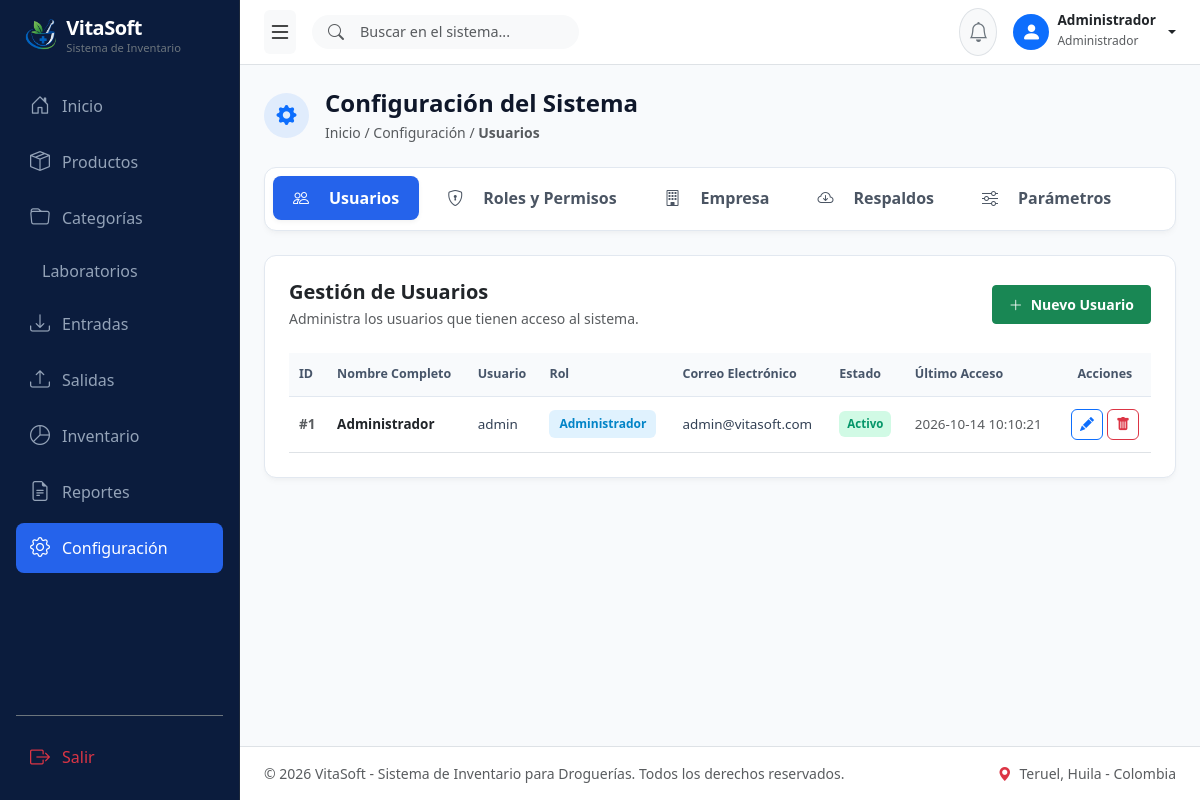
The page /configuracion.php (signed in) on the database its author committed.
### tables this page shows
CREATE TABLE `usuarios` (
  `id` int NOT NULL,
  `nombre` varchar(120) NOT NULL,
  `usuario` varchar(60) NOT NULL,
  `correo` varchar(150) NOT NULL,
  `password` varchar(255) NOT NULL,
  `rol_id` int NOT NULL,
  `estado` enum('Activo','Inactivo') NOT NULL DEFAULT 'Activo',
  `fecha_registro` datetime NOT NULL DEFAULT CURRENT_TIMESTAMP,
  `ultimo_acceso` datetime DEFAULT NULL
);

CREATE TABLE `roles` (
  `id` int NOT NULL,
  `nombre` varchar(50) NOT NULL,
  `descripcion` varchar(255) DEFAULT NULL,
  `estado` enum('Activo','Inactivo') NOT NULL DEFAULT 'Activo'
);

### configuracion.php (the view, shortened to what this page needs)
<?php
require_once "config/conexion.php";
$conn =$conexion;
$seccion =$_GET['seccion'] ?? 'usuarios';
$cols_u = [];
$res_cols =$conn->query("SHOW COLUMNS FROM usuarios");
if ($res_cols) {
    while ($r_c =$res_cols->fetch_assoc()) {
        $cols_u[] = strtolower($r_c['Field']);
    }
}
$col_nombre_user = in_array('nombre_completo',$cols_u, true) ? 'nombre_completo' : (in_array('nombres', $cols_u, true) ? 'nombres' : 'nombre');$col_correo_user = in_array('email', $cols_u, true) ? 'email' : 'correo';
$tiene_rol_id = in_array('rol_id',$cols_u, true);
$usuarios_lista = [];
if ($seccion === 'usuarios') {
    if ($tiene_rol_id) {
        $res_u = $conn->query("SELECT u.*, r.nombre AS nombre_rol_db FROM usuarios u LEFT JOIN roles r ON u.rol_id = r.id ORDER BY u.id DESC");
    } else {
        $res_u = $conn->query("SELECT * FROM usuarios ORDER BY id DESC");
    }
    if ($res_u) {
        while ($row = $res_u->fetch_assoc()) {
            $usuarios_lista[] = $row;
        }
    }
}
?>
<!DOCTYPE html>
<html lang="es">
<head>
  <link href="https://cdn.jsdelivr.net/npm/bootstrap@5.3.0/dist/css/bootstrap.min.css" rel="stylesheet">
  <link rel="stylesheet" href="https://cdn.jsdelivr.net/npm/bootstrap-icons@1.11.0/font/bootstrap-icons.css">
  <link rel="stylesheet" href="https://cdnjs.cloudflare.com/ajax/libs/font-awesome/6.4.0/css/all.min.css">
</head>
<body>
  <aside class="sidebar p-3 d-flex flex-column" id="sidebar">
    <div class="d-flex align-items-center mb-4 ps-2 gap-2">
      <img src="img/logo.png" alt="VitaSoft Logo" style="height: 38px; width: auto; object-fit: contain;">
      <div>
        <h5 class="fw-bold mb-0 text-white" style="letter-spacing: -0.5px;">VitaSoft</h5>
        <small class="text-secondary d-block" style="font-size: 0.7rem;">Sistema de Inventario</small>
      </div>
    </div>
    <nav class="nav flex-column gap-1">
      <a class="nav-link" href="inicio.php"><i class="bi bi-house-door fs-5"></i> Inicio</a>
      <a class="nav-link" href="productos.php"><i class="bi bi-box-seam fs-5"></i> Productos</a>
      <a class="nav-link" href="categorias.php"><i class="bi bi-folder fs-5"></i> Categorías</a>
      <a class="nav-link" href="laboratorios.php"><i class="bi bi-flask fs-5"></i> Laboratorios</a>
      <a class="nav-link" href="entradas.php"><i class="bi bi-download fs-5"></i> Entradas</a>
      <a class="nav-link" href="salidas.php"><i class="bi bi-upload fs-5"></i> Salidas</a>
      <a class="nav-link" href="inventario.php"><i class="bi bi-pie-chart fs-5"></i> Inventario</a>
      <a class="nav-link" href="reportes.php"><i class="bi bi-file-earmark-text fs-5"></i> Reportes</a>
      <a class="nav-link active" href="configuracion.php"><i class="bi bi-gear fs-5"></i> Configuración</a>
    </nav>
    <div class="mt-auto pt-3 border-top border-secondary">
      <a class="nav-link text-danger" href="logout.php"><i class="bi bi-box-arrow-right fs-5"></i> Salir</a>
    </div>
  </aside>
  <div class="main-wrapper">
    <header class="bg-white border-bottom px-4 py-2 d-flex align-items-center justify-content-between sticky-top">
      <div class="d-flex align-items-center gap-3">
        <button class="btn btn-light border-0 shadow-none p-1 fs-4" id="btnToggleSidebar" type="button" title="Ocultar/Mostrar menú">
          <i class="bi bi-list"></i>
        </button>
        <form class="d-flex position-relative flex-grow-1 my-1" style="max-width: 420px;" action="productos.php" method="GET">
          <input class="form-control bg-light border-0 ps-5 rounded-pill" style="font-size: 0.9rem;" type="search" name="buscar" placeholder="Buscar en el sistema...">
          <i class="bi bi-search position-absolute top-50 start-0 translate-middle-y ms-3 text-muted"></i>
        </form>
      </div>
      <div class="d-flex align-items-center gap-3">
        <div class="dropdown">
          <button class="btn btn-light position-relative rounded-circle p-2 border" type="button" data-bs-toggle="dropdown" aria-expanded="false">
            <i class="bi bi-bell fs-5 text-secondary"></i>
          </button>
        </div>
        <div class="dropdown">
          <a class="d-flex align-items-center text-decoration-none dropdown-toggle text-dark gap-2" href="#" role="button" data-bs-toggle="dropdown">
            <div class="bg-primary text-white rounded-circle d-flex align-items-center justify-content-center" style="width: 36px; height: 36px;">
              <i class="bi bi-person-fill fs-5"></i>
            </div>
            <div class="text-start d-none d-sm-block">
              <span class="fw-bold d-block lh-1" style="font-size: 0.85rem;"><?= htmlspecialchars($_SESSION["usuario_nombre"] ?? 'Administrador') ?></span>
              <small class="text-muted" style="font-size: 0.75rem;">Administrador</small>
            </div>
          </a>
        </div>
      </div>
    </header>
    <main class="p-4">
      <div class="d-flex align-items-center justify-content-between mb-4">
        <div class="d-flex align-items-center gap-3">
          <div class="bg-primary bg-opacity-10 text-primary p-3 rounded-circle d-flex align-items-center justify-content-center" style="width: 45px; height: 45px;">
            <i class="bi bi-gear-fill fs-5"></i>
          </div>
          <div>
            <h4 class="fw-bold mb-1" style="color: #0f172a;">Configuración del Sistema</h4>
            <div class="text-muted small">Inicio / Configuración / <strong><?= ucfirst(str_replace('_', ' ', $seccion)) ?></strong></div>
          </div>
        </div>
      </div>
      <div class="card card-custom p-2 mb-4">
        <ul class="nav nav-pills nav-pills-config gap-2">
          <li class="nav-item">
            <a class="nav-link <?= $seccion === 'usuarios' || $seccion === 'nuevo_usuario' || $seccion === 'editar_usuario' ? 'active' : '' ?>" href="configuracion.php?seccion=usuarios"><i class="bi bi-people me-2"></i> Usuarios</a>
          </li>
          <li class="nav-item">
            <a class="nav-link <?= $seccion === 'roles' ? 'active' : '' ?>" href="configuracion.php?seccion=roles"><i class="bi bi-shield-lock me-2"></i> Roles y Permisos</a>
          </li>
          <li class="nav-item">
            <a class="nav-link <?= $seccion === 'empresa' ? 'active' : '' ?>" href="configuracion.php?seccion=empresa"><i class="bi bi-building me-2"></i> Empresa</a>
          </li>
          <li class="nav-item">
            <a class="nav-link <?= $seccion === 'respaldos' ? 'active' : '' ?>" href="configuracion.php?seccion=respaldos"><i class="bi bi-cloud-arrow-down me-2"></i> Respaldos</a>
          </li>
          <li class="nav-item">
            <a class="nav-link <?= $seccion === 'parametros' ? 'active' : '' ?>" href="configuracion.php?seccion=parametros"><i class="bi bi-sliders me-2"></i> Parámetros</a>
          </li>
        </ul>
      </div>
      <?php if($seccion === 'usuarios'): ?>
          <div class="card card-custom p-4">
              <div class="d-flex justify-content-between align-items-center mb-4">
                  <div>
                      <h5 class="fw-bold text-dark mb-1">Gestión de Usuarios</h5>
                      <p class="text-muted small mb-0">Administra los usuarios que tienen acceso al sistema.</p>
                  </div>
                  <a href="configuracion.php?seccion=nuevo_usuario" class="btn btn-success btn-sm px-3 py-2 d-flex align-items-center gap-2 fw-semibold">
                      <i class="bi bi-plus-lg"></i> Nuevo Usuario
                  </a>
              </div>
              <div class="table-responsive">
                  <table class="table table-hover table-custom align-middle mb-0">
                      <thead>
                          <tr>
                              <th>ID</th>
                              <th>Nombre Completo</th>
                              <th>Usuario</th>
                              <th>Rol</th>
                              <th>Correo Electrónico</th>
                              <th>Estado</th>
                              <th>Último Acceso</th>
                              <th class="text-center">Acciones</th>
                          </tr>
                      </thead>
                      <tbody>
                          <?php if(count($usuarios_lista) > 0): ?>
                              <?php foreach($usuarios_lista as $u):
                                  $nombre_completo = $u[$col_nombre_user] ?? 'Sin Nombre';
                                  $usuario_nick = $u['usuario'] ?? $u['username'] ?? '';
                                  $correo_u = $u[$col_correo_user] ?? '';
                                  $rol = $u['nombre_rol_db'] ?? $u['rol'] ?? '';
                                  $rol_badge = 'badge-rol-vendedor';
                                  if(strcasecmp($rol, 'Administrador') === 0 || strpos(strtolower($rol), 'admin') !== false) $rol_badge = 'badge-rol-admin';
                                  elseif(strcasecmp($rol, 'Encargado de Inventario') === 0 || strpos(strtolower($rol), 'encargado') !== false) $rol_badge = 'badge-rol-encargado';
                                  $est = $u['estado'] ?? 'Activo';
                                  $est_badge = $est === 'Activo' ? 'badge-estado-activo' : 'badge-estado-inactivo';
                              ?>
                                  <tr>
                                      <td class="text-muted fw-semibold">#<?= $u['id'] ?></td>
                                      <td class="fw-bold text-dark"><?= htmlspecialchars($nombre_completo) ?></td>
                                      <td><?= htmlspecialchars($usuario_nick) ?></td>
                                      <td><span class="<?= $rol_badge ?>"><?= htmlspecialchars($rol) ?></span></td>
                                      <td><?= htmlspecialchars($correo_u) ?></td>
                                      <td><span class="<?= $est_badge ?>"><?= htmlspecialchars($est) ?></span></td>
                                      <td class="text-muted small"><?= htmlspecialchars($u['ultimo_acceso'] ?? 'Nunca') ?></td>
                                      <td class="text-center">
                                          <div class="d-flex gap-1 justify-content-center">
                                              <a href="configuracion.php?seccion=editar_usuario&id=<?= $u['id'] ?>" class="btn btn-sm btn-outline-primary rounded-2 px-2" title="Editar"><i class="bi bi-pencil-fill"></i></a>
                                              <form method="POST" class="d-inline" onsubmit="return confirm('¿Deseas eliminar este usuario?');">
                                                  <button type="submit" class="btn btn-sm btn-outline-danger rounded-2 px-2" title="Eliminar"><i class="bi bi-trash-fill"></i></button>
                                              </form>
                                          </div>
                                      </td>
                                  </tr>
                              <?php endforeach; ?>
                          <?php endif; ?>
                      </tbody>
                  </table>
              </div>
          </div>
      <?php endif; ?>
    </main>
    <footer class="bg-white border-top py-3 px-4 mt-auto">
      <div class="d-flex flex-column flex-sm-row justify-content-between align-items-center text-muted small">
        <div>© <?= date('Y') ?> VitaSoft - Sistema de Inventario para Droguerías. Todos los derechos reservados.</div>
        <div><i class="bi bi-geo-alt-fill text-danger me-1"></i> Teruel, Huila - Colombia</div>
      </div>
    </footer>
  </div>
</body>
</html>

### configuracion.php (style rules this page uses)
body { background-color: #f8fafc !important; font-family: 'Segoe UI', system-ui, -apple-system, sans-serif; color: #334155; overflow-x: hidden; }
.sidebar { width: 240px; position: fixed; top: 0; left: 0; height: 100vh; background: #0b1c3d; border-right: 1px solid #1e293b; z-index: 1000; transition: all 0.3s ease-in-out; }
.main-wrapper { margin-left: 240px; min-height: 100vh; display: flex; flex-direction: column; background-color: #f8fafc !important; transition: all 0.3s ease-in-out; }
.nav-link { color: #94a3b8; font-weight: 500; border-radius: 8px; margin-bottom: 2px; padding: 10px 14px; display: flex; align-items: center; gap: 12px; }
.nav-link.active { background-color: #2563eb; color: #ffffff !important; }
.card-custom { border: 1px solid #e2e8f0; border-radius: 12px; background: #ffffff; box-shadow: 0 4px 6px -1px rgba(0, 0, 0, 0.03), 0 2px 4px -1px rgba(0, 0, 0, 0.02); }
.nav-pills-config .nav-link { color: #4b5563; font-weight: 600; padding: 10px 20px; border-radius: 8px; transition: all 0.2s ease; }
.nav-pills-config .nav-link.active { background-color: #2563eb; color: #ffffff !important; box-shadow: 0 2px 5px rgba(0,0,0,0.05); }
.table-custom th { background-color: #f8fafc; color: #475569; font-size: 0.78rem; font-weight: 700; border-bottom: 1px solid #e2e8f0; padding: 12px 10px; }
.table-custom td { vertical-align: middle; font-size: 0.84rem; padding: 12px 10px; color: #334155; }
.badge-rol-admin { background-color: #e0f2fe; color: #0284c7; font-weight: 600; padding: 5px 10px; border-radius: 6px; font-size: 0.75rem; display: inline-block; }
.badge-estado-activo { background-color: #d1fae5; color: #059669; font-weight: 600; padding: 4px 8px; border-radius: 6px; font-size: 0.72rem; display: inline-block; }

### rows shown on the page
usuarios: id "1", nombre "Administrador", usuario "admin", rol.nombre "Administrador", correo "admin@vitasoft.com", estado "Activo", ultimo_acceso "2026-10-14 10:10:21"

### other values the page prints
$_SESSION["usuario_nombre"] "Administrador"
str_replace('_', ' ', $seccion) "Usuarios"
